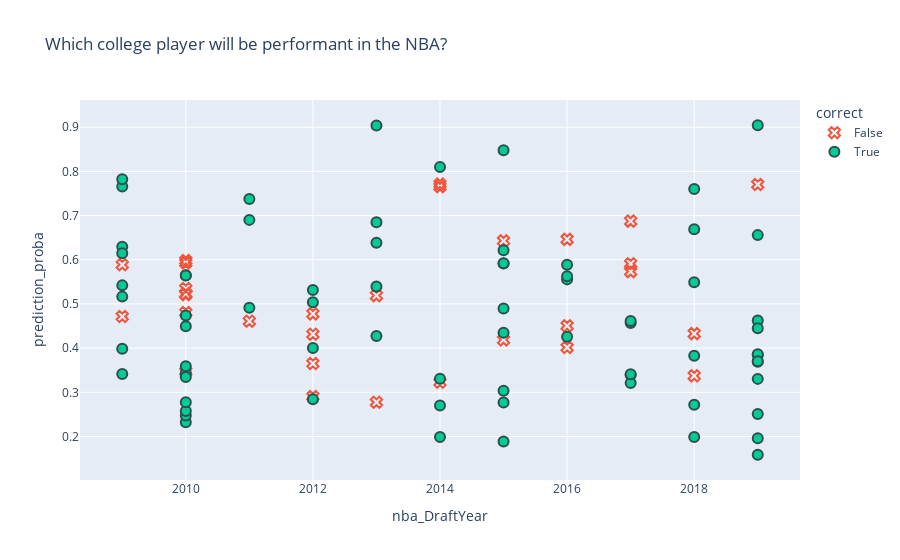

Notebook cell for this chart:
### Code cell
# interactive scatter plot of our model prediction
fig = px.scatter(data_frame = prediction_df,       
           x = 'nba_DraftYear', y = 'prediction_proba', 
           color = 'correct',
           color_discrete_map = {1:  '#00CC96', 0:  '#EF553B'},
           symbol_sequence= ['x-open', 'circle'],
           symbol = 'correct',
           #labels = {'symbol' : 'correct prediction'},
           hover_name = 'Player', 
           hover_data = ['is_performant', 'prediction', 'porpag'],
           title = 'Which college player will be performant in the NBA?'
           )
fig.update_traces(marker=dict(size=10,
                              line=dict(width=2,
                                        color='DarkSlateGrey')))
fig.show()

### Figure 1 — Plotly figure (JSON) as saved in the notebook; plotly's stock layout.template omitted (floating-point values rounded to 4 significant figures; data arrays with more than 128 entries replaced by an {"elided": "..."} marker saying what was removed)
{"data": [{"customdata": [[true, false, 4.525], [true, false, 5.797], [false, true, 5.885], [false, true, 3.71], [false, true, 3.237], [false, true, 4.192], [false, true, 4.151], [false, true, 4.325], [false, true, 4.064], [false, true, 4.364], [false, true, 4.67], [true, false, 3.519], [false, true, 0.3852], [true, false, 3.372], [true, false, 3.605], [true, false, 5.25], [true, false, 3.821], [false, true, 4.011], [true, false, 5.725], [true, false, 3.766], [true, false, 6.605], [false, true, 5.664], [false, true, 4.198], [true, false, 5.101], [false, true, 3.617], [true, false, 5.254], [true, false, 6.842], [true, false, 6.054], [true, false, 2.277], [false, true, 4.999]], "hovertemplate": "<b>%{hovertext}</b><br><br>correct=False<br>nba_DraftYear=%{x}<br>prediction_proba=%{y}<br>is_performant=%{customdata[0]}<br>prediction=%{customdata[1]}<br>porpag=%{customdata[2]}<extra></extra>", "hovertext": ["Jordan Clarkson", "Alec Burks", "Jawun Evans", "Devin Ebanks", "Justin Patton", "Jon Brockman", "Sir'Dominic Pointer", "Erik Murphy", "Edmond Sumner", "DeAndre' Bembry", "Bol Bol", "Kyle O'Quinn", "Daniel Orton", "Justin Hamilton", "Paul George", "Darren Collison", "Moritz Wagner", "Darington Hobson", "Georges Niang", "Tim Hardaway Jr.", "Jerian Grant", "Dominique Jones", "P.J. Hairston", "Jeremy Lamb", "Jarvis Varnado", "Mike Scott", "Buddy Hield", "Devonte' Graham", "Hassan Whiteside", "Jordan Adams"], "legendgroup": "False", "marker": {"color": "#EF553B", "line": {"color": "DarkSlateGrey", "width": 2}, "size": 10, "symbol": "x-open"}, "mode": "markers", "name": "False", "orientation": "v", "showlegend": true, "type": "scatter", "x": [2014, 2011, 2017, 2010, 2017, 2009, 2015, 2013, 2017, 2016, 2019, 2012, 2010, 2012, 2010, 2009, 2018, 2010, 2016, 2013, 2015, 2010, 2014, 2012, 2010, 2012, 2016, 2018, 2010, 2014], "xaxis": "x", "y": [0.3227, 0.461, 0.6874, 0.5928, 0.5911, 0.5888, 0.643, 0.5189, 0.5731, 0.6462, 0.7704, 0.2905, 0.5981, 0.4776, 0.4807, 0.4717, 0.4329, 0.5234, 0.4505, 0.2775, 0.4187, 0.521, 0.7653, 0.4316, 0.5351, 0.3652, 0.4015, 0.3374, 0.347, 0.7715], "yaxis": "y"}, {"customdata": {"elided": "71x3 mixed values"}, "hovertemplate": "<b>%{hovertext}</b><br><br>correct=True<br>nba_DraftYear=%{x}<br>prediction_proba=%{y}<br>is_performant=%{customdata[0]}<br>prediction=%{customdata[1]}<br>porpag=%{customdata[2]}<extra></extra>", "hovertext": ["Lazar Hayward", "Rashad Vaughn", "Kendall Marshall", "Willie Cauley-Stein", "Jordan Williams", "Damion James", "T.J. Warren", "Gerald Henderson", "Nerlens Noel", "Anthony Brown", "Semi Ojeleye", "Marial Shayok", "Jaron Blossomgame", "Quinndary Weatherspoon", "Jarrell Brantley", "Lorenzo Brown", "Armon Johnson", "Cameron Johnson", "Nassir Little", "Kemba Walker", "Tyus Jones", "Mike Muscala", "Dylan Windler", "Orlando Johnson", "James Harden", "Caris LeVert", "Alec Brown", "Quincy Pondexter", "Andre Roberson", "Avery Bradley", "Diamond Stone", "Ryan Reid", "Marcus Thornton", "Terrico White", "Blake Griffin", "Earl Clark", "Olivier Hanlan", "Wayne Ellington", "Josh Harrellson", "Wendell Carter Jr.", "Alex Len", "Damian Lillard", "Justin Wright-Foreman", "Trae Young", "Kris Dunn", "Admiral Schofield", "Andy Rautins", "Jack McClinton", "Kostas Antetokounmpo", "John Wall", "Markel Brown", "Dwayne Bacon", "D'Angelo Russell", "Cady Lalanne", "Rakeem Christmas", "Josh Huestis", "Isaiah Roby", "Montrezl Harrell", "Draymond Green", "Brandon Ingram", "Luke Harangody", "Shai Gilgeous-Alexander", "Brandon Clarke", "Damyean Dotson", "Davon Reed", "Mfiondu Kabengele", "Justin Jackson", "Jaylen Hands", "Gani Lawal", "Hamidou Diallo", "Ty Lawson"], "legendgroup": "True", "marker": {"color": "#00CC96", "line": {"color": "DarkSlateGrey", "width": 2}, "size": 10, "symbol": "circle"}, "mode": "markers", "name": "True", "orientation": "v", "showlegend": true, "type": "scatter", "x": [2010, 2015, 2012, 2015, 2011, 2010, 2014, 2009, 2013, 2015, 2017, 2019, 2017, 2019, 2019, 2013, 2010, 2019, 2019, 2011, 2015, 2013, 2019, 2012, 2009, 2016, 2014, 2010, 2013, 2010, 2016, 2010, 2009, 2010, 2009, 2009, 2015, 2009, 2011, 2018, 2013, 2012, 2019, 2018, 2016, 2019, 2010, 2009, 2018, 2010, 2014, 2017, 2015, 2015, 2015, 2014, 2019, 2015, 2012, 2016, 2010, 2018, 2019, 2017, 2017, 2019, 2018, 2019, 2010, 2018, 2009], "xaxis": "x", "y": [0.3436, 0.2772, 0.4003, 0.848, 0.4912, 0.4737, 0.8097, 0.5166, 0.9037, 0.3035, 0.457, 0.1962, 0.3392, 0.3691, 0.251, 0.4276, 0.2324, 0.6558, 0.3846, 0.6903, 0.5914, 0.6385, 0.4623, 0.2843, 0.6296, 0.5556, 0.1989, 0.5649, 0.6851, 0.4495, 0.4258, 0.2474, 0.5421, 0.3592, 0.7656, 0.3986, 0.4348, 0.6148, 0.7377, 0.7602, 0.5393, 0.5038, 0.1587, 0.5489, 0.5886, 0.3305, 0.2576, 0.3414, 0.1988, 0.5643, 0.27, 0.3211, 0.6214, 0.1885, 0.4898, 0.3307, 0.3861, 0.5919, 0.5318, 0.5627, 0.2773, 0.6689, 0.9045, 0.4612, 0.3411, 0.4452, 0.272, 0.3702, 0.3349, 0.383, 0.7821], "yaxis": "y"}], "layout": {"legend": {"title": {"text": "correct"}, "tracegroupgap": 0}, "title": {"text": "Which college player will be performant in the NBA?"}, "xaxis": {"anchor": "y", "domain": [0, 1], "title": {"text": "nba_DraftYear"}}, "yaxis": {"anchor": "x", "domain": [0, 1], "title": {"text": "prediction_proba"}}}}
